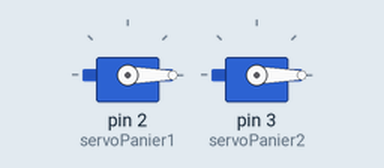
This sketch was run on a simulated Arduino Uno, built with avr-gcc and run on an emulated ATmega328P. Parts: 2 × servo.

Above: at 0.05 s.
Timing chart, 0 to 5.2 s (numbered marks = the images above):
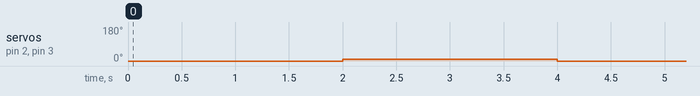

Measured:
- by itself, servo on pin 2 (servoPanier1), servo on pin 3 (servoPanier2): alternates 10° for 2.0 s and 0° for 2.0 s

The sketch:

test_mandibules.ino
```cpp
#include <Servo.h>

Servo servoPanier1;
Servo servoPanier2;

void setup() {
  servoPanier1.attach(2);
  servoPanier2.attach(3);
}

void loop() {
  servoPanier1.write(0);
  servoPanier2.write(0);
  delay(2000);
  servoPanier1.write(10);
  servoPanier2.write(10);
  delay(2000);
}
```
